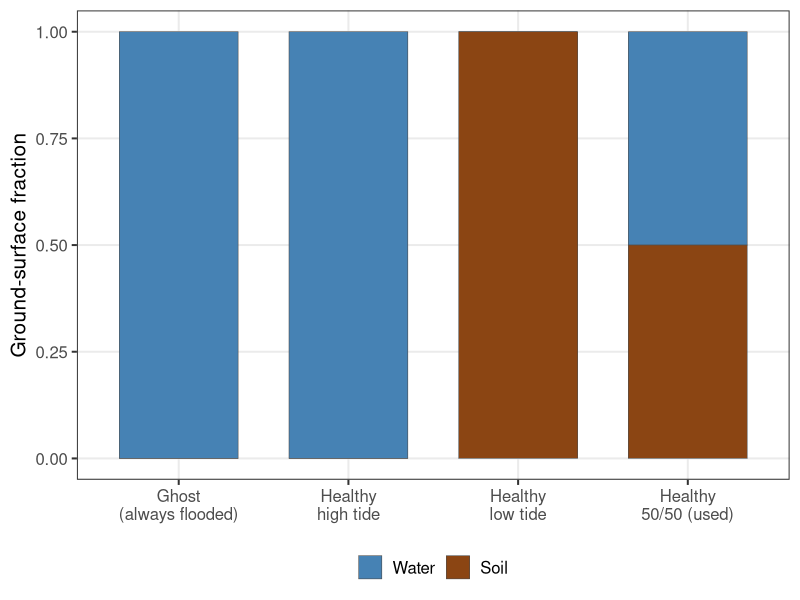
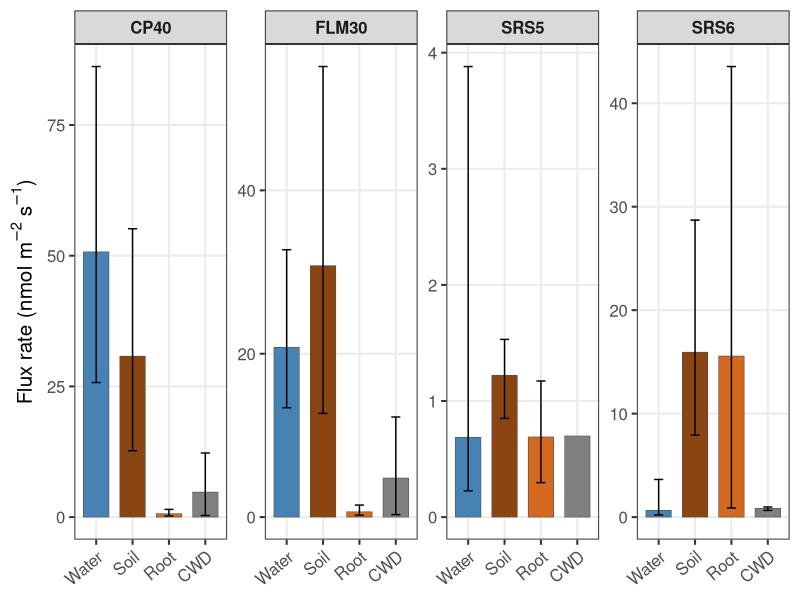
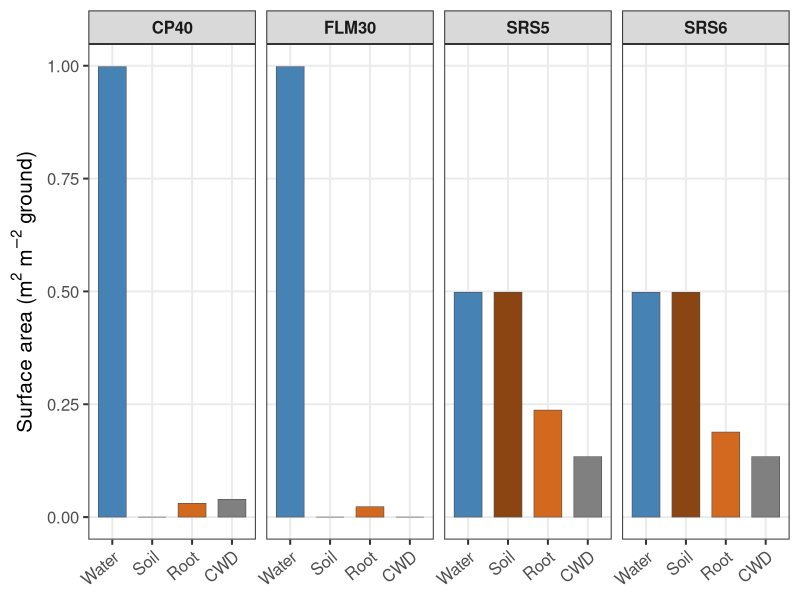
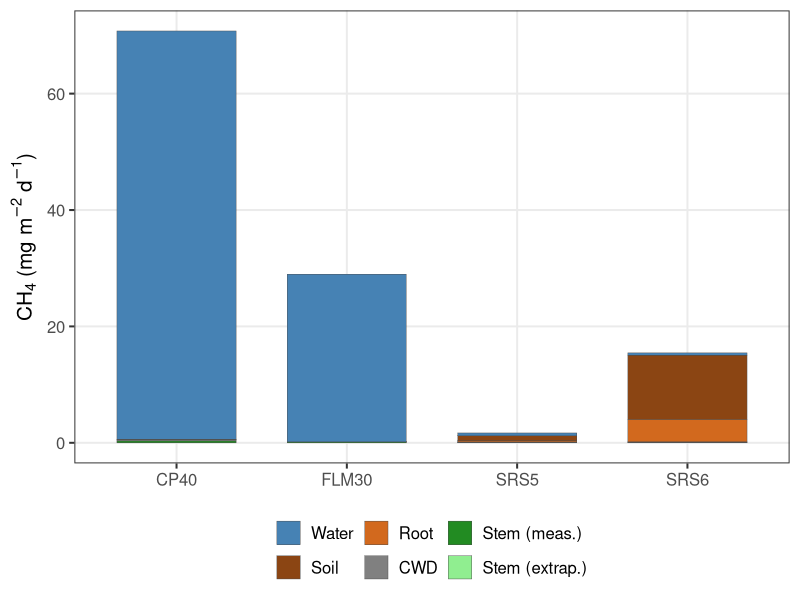
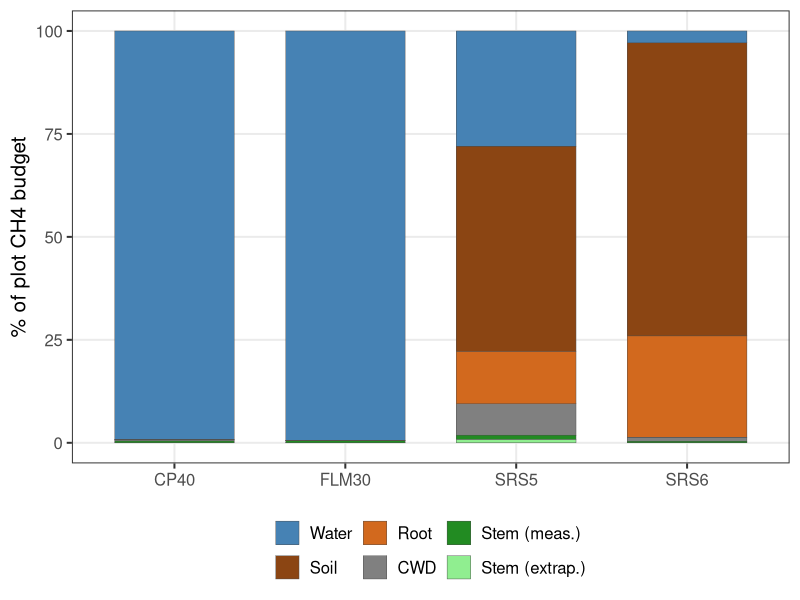
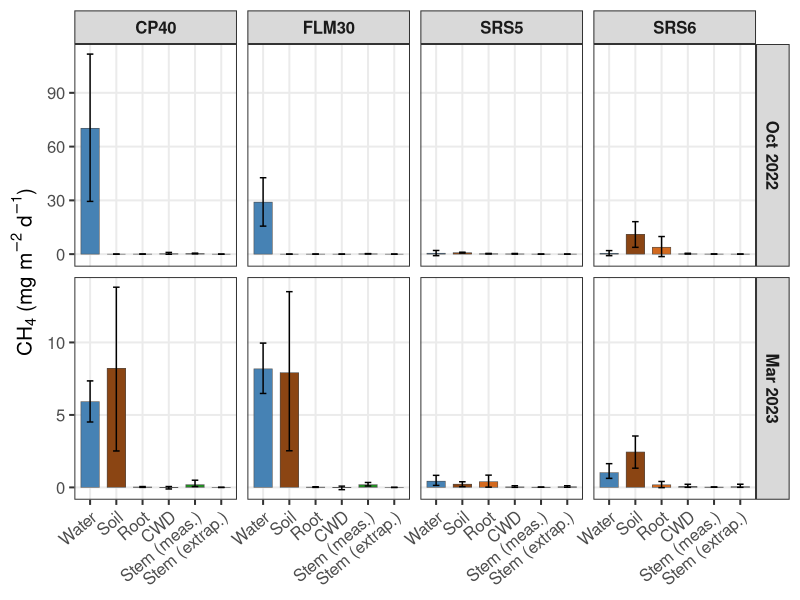
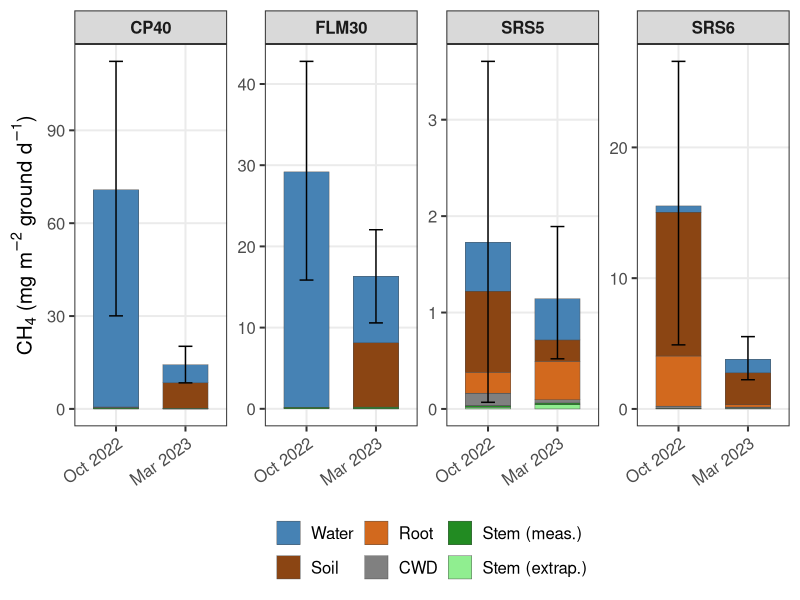

Here is the R script that generated these plots, in order:
# =============================================================================
# Presentation figures (title-free): tide handling, budget decomposition split
# into panels (tide-averaged 50/50 + exponential stem extrapolation), and the
# component budget split into fluxes + stacked panels.
# =============================================================================
suppressMessages({library(dplyr);library(tidyr);library(ggplot2)})
if (requireNamespace("here", quietly = TRUE)) setwd(here::here())
PD<-"output/presentation_figures"
lev<-c("water","soil","root","cwd","stem_measured","stem_extrapolated","stem")
lab<-c(water="Water",soil="Soil",root="Root",cwd="CWD",
       stem_measured="Stem (meas.)",stem_extrapolated="Stem (extrap.)",stem="Stem")
pal<-c("Water"="#4682B4","Soil"="#8B4513","Root"="#D2691E","CWD"="#808080",
       "Stem (meas.)"="#228B22","Stem (extrap.)"="#90EE90","Stem"="#228B22")
sites<-c("CP40","FLM30","SRS5","SRS6")
th<-theme_bw(base_size=15)+theme(legend.position="bottom",panel.grid.minor=element_blank(),
     strip.text=element_text(face="bold"),plot.title=element_blank(),plot.subtitle=element_blank())
compf<-function(x) factor(lab[x],levels=lab[lev])

## ================= TIDE HANDLING =================
tide<-data.frame(
  state=c("Ghost\n(always flooded)","Healthy\nhigh tide","Healthy\nlow tide","Healthy\n50/50 (used)"),
  Water=c(1,1,0,0.5), Soil=c(0,0,1,0.5)) %>%
  pivot_longer(c(Water,Soil),names_to="surface",values_to="frac") %>%
  mutate(state=factor(state,levels=c("Ghost\n(always flooded)","Healthy\nhigh tide","Healthy\nlow tide","Healthy\n50/50 (used)")),
         surface=factor(surface,levels=c("Water","Soil")))
pt<-ggplot(tide,aes(state,frac,fill=surface))+
  geom_col(width=.7,color="grey30",linewidth=.2)+
  scale_fill_manual(values=c(Water="#4682B4",Soil="#8B4513"),name=NULL)+
  labs(x=NULL,y="Ground-surface fraction")+th
ggsave(file.path(PD,"06e_tide_handling.png"),pt,width=8,height=5,dpi=200)

## ================= DECOMPOSITION (Oct 2022, tide-averaged) =================
b<-read.csv("output/upscaling/budget_decomposition.csv") %>% filter(campaign=="Oct 2022")
ta<-b %>% group_by(site,disturbance_level,component) %>%
  summarise(flux_rate=mean(flux_rate,na.rm=TRUE),ci_lo=mean(flux_ci_lo,na.rm=TRUE),
            ci_hi=mean(flux_ci_hi,na.rm=TRUE),sa=mean(sa_per_m2,na.rm=TRUE),
            mg=mean(total_mg_m2_d,na.rm=TRUE),.groups="drop") %>%
  mutate(comp=compf(component),site=factor(site,levels=sites))

# (rate) — non-stem components have a per-area rate
rate<-ta %>% filter(!is.na(flux_rate),!grepl("stem",component))
pr<-ggplot(rate,aes(comp,flux_rate,fill=comp))+
  geom_col(color="grey30",linewidth=.2,width=.7)+
  geom_errorbar(aes(ymin=ci_lo,ymax=ci_hi),width=.25,na.rm=TRUE)+
  facet_wrap(~site,nrow=1,scales="free_y")+scale_fill_manual(values=pal,guide="none")+
  labs(x=NULL,y=expression("Flux rate (nmol "*m^-2*" "*s^-1*")"))+th+
  theme(axis.text.x=element_text(angle=40,hjust=1))
ggsave(file.path(PD,"11c_dec_rate.png"),pr,width=11,height=4.5,dpi=200)

# (area) — surface-area density per ground area (tide-averaged)
area<-ta %>% filter(!grepl("stem",component))
parea<-ggplot(area,aes(comp,sa,fill=comp))+
  geom_col(color="grey30",linewidth=.2,width=.7)+
  facet_wrap(~site,nrow=1)+scale_fill_manual(values=pal,guide="none")+
  labs(x=NULL,y=expression("Surface area ("*m^2*" "*m^-2*" ground)"))+th+
  theme(axis.text.x=element_text(angle=40,hjust=1))
ggsave(file.path(PD,"11d_dec_area.png"),parea,width=11,height=4.5,dpi=200)

# (integrated) — rate x area = integrated flux, stacked
pint<-ggplot(ta,aes(site,mg,fill=comp))+
  geom_col(width=.7,color="grey30",linewidth=.15)+
  scale_fill_manual(values=pal,name=NULL)+
  labs(x=NULL,y=expression("CH"[4]*" (mg "*m^-2*" "*d^-1*")"))+th
ggsave(file.path(PD,"11e_dec_integrated.png"),pint,width=8,height=5,dpi=200)

# (percent) — % contribution
pct<-ta %>% group_by(site) %>% mutate(pct=100*mg/sum(mg,na.rm=TRUE)) %>% ungroup()
ppct<-ggplot(pct,aes(site,pct,fill=comp))+
  geom_col(width=.7,color="grey30",linewidth=.15)+
  scale_fill_manual(values=pal,name=NULL)+
  labs(x=NULL,y="% of plot CH4 budget")+th
ggsave(file.path(PD,"11f_dec_percent.png"),ppct,width=8,height=5,dpi=200)

## ================= COMPONENT BUDGET (both campaigns) =================
mc<-read.csv("output/upscaling/mc_component_uncertainty.csv") %>%
  filter(component!="total",campaign %in% c("Oct 2022","Mar 2023")) %>%
  group_by(site,campaign,disturbance_level,component) %>%
  summarise(mg=mean(mc_mean),lo=mean(mc_ci_lo),hi=mean(mc_ci_hi),.groups="drop") %>%
  mutate(comp=compf(component),site=factor(site,levels=sites),
         campaign=factor(campaign,levels=c("Oct 2022","Mar 2023")))
# (a) component fluxes with CI
pbf<-ggplot(mc,aes(comp,mg,fill=comp))+
  geom_col(color="grey30",linewidth=.2,width=.7)+
  geom_errorbar(aes(ymin=lo,ymax=hi),width=.25,na.rm=TRUE)+
  facet_grid(campaign~site,scales="free_y")+scale_fill_manual(values=pal,guide="none")+
  labs(x=NULL,y=expression("CH"[4]*" (mg "*m^-2*" "*d^-1*")"))+th+
  theme(axis.text.x=element_text(angle=40,hjust=1))
ggsave(file.path(PD,"11a_budget_fluxes.png"),pbf,width=11,height=6,dpi=200)

# (b) stacked budget with MC 95% CI on total
stk<-mc %>% group_by(site,campaign) %>% summarise(across(c(comp),~NULL),.groups="drop")  # placeholder
tot<-read.csv("output/upscaling/mc_component_uncertainty.csv") %>% filter(component=="total") %>%
  group_by(site,campaign) %>% summarise(lo=mean(mc_ci_lo),hi=mean(mc_ci_hi),.groups="drop") %>%
  filter(campaign %in% c("Oct 2022","Mar 2023")) %>%
  mutate(site=factor(site,levels=sites),campaign=factor(campaign,levels=c("Oct 2022","Mar 2023")))
pbs<-ggplot(mc,aes(campaign,mg,fill=comp))+
  geom_col(width=.65,color="grey30",linewidth=.15)+
  geom_errorbar(data=tot,aes(campaign,ymin=lo,ymax=hi),inherit.aes=FALSE,width=.2)+
  facet_wrap(~site,nrow=1,scales="free_y")+scale_fill_manual(values=pal,name=NULL)+
  labs(x=NULL,y=expression("CH"[4]*" (mg "*m^-2*" ground "*d^-1*")"))+th+
  theme(axis.text.x=element_text(angle=35,hjust=1))
ggsave(file.path(PD,"11b_budget_stacked.png"),pbs,width=11,height=4.8,dpi=200)
cat("written tide + decomposition + budget panels (title-free)\n")
